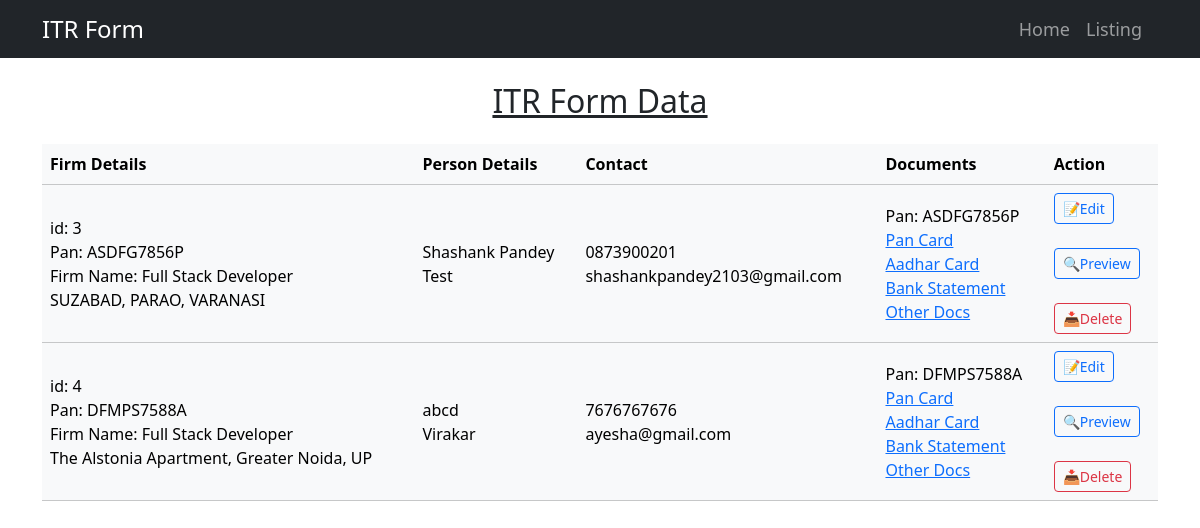
The page /listing.php on the database its author committed.
### tables this page shows
CREATE TABLE `itr_data_tbl` (
  `id` int(11) NOT NULL,
  `user_pan_number` varchar(10) NOT NULL,
  `user_name` varchar(50) NOT NULL,
  `user_phone` varchar(10) NOT NULL,
  `user_email` varchar(50) NOT NULL,
  `user_father_name` varchar(50) NOT NULL,
  `itr_fill_at_paac` varchar(3) NOT NULL,
  `ay_itr_fill` varchar(3) NOT NULL,
  `user_firm_name` varchar(100) NOT NULL,
  `user_firm_address` varchar(200) NOT NULL,
  `user_pan_url` varchar(50) NOT NULL,
  `user_aadhar_f_url` varchar(50) NOT NULL,
  `user_aadhar_b_url` varchar(50) NOT NULL,
  `user_bank_statement_url` varchar(50) NOT NULL,
  `user_other_doc_url` varchar(50) NOT NULL,
  `user_pan_name` varchar(50) NOT NULL,
  `user_aadhar_name` varchar(50) NOT NULL,
  `user_aadhar_b_name` varchar(50) NOT NULL,
  `user_bank_statement_name` varchar(50) NOT NULL,
  `user_other_doc_name` varchar(50) NOT NULL
);

### pdo_connect.php (called while the page is built, shortened)
<?php
require_once("db.config.inc.php");
class pdo_connect
{
    public function getQueryAll($sql, $params = [])
    {
        global $DB_LINK_PDO;
        try {
            $query = $DB_LINK_PDO->prepare($sql);
            $query->execute($params);
            $data = $query->fetchAll(PDO::FETCH_ASSOC);
            return array_values($data);
        } catch (PDOException $e) {
            echo "Database query failed: " . $e->getMessage();
            return false;
        }
    }
}

### listing.php (the view, shortened to what this page needs)
<?php
require_once("pdo_connect.php");
$db = new pdo_connect();
$listingsql = "SELECT * FROM itr_data_tbl";
$result = $db->getQueryAll($listingsql);
?>
<!DOCTYPE html>
<html lang="en">
<head>
    <link href="https://cdn.jsdelivr.net/npm/bootstrap@5.3.3/dist/css/bootstrap.min.css" rel="stylesheet">
</head>
<body>
    <?php include 'navbar.php'; ?>
    <?php if ($result && count($result) > 0): ?>
        <center class='mt-4'>
            <h2><u>ITR Form Data</u></h2>
        </center>
        <div class='container'>
            <table class='table table-light table-hover mt-4 p-3'>
                <tr>
                    <th>Firm Details</th>
                    <th>Person Details</th>
                    <th>Contact</th>
                    <th>Documents</th>
                    <th>Action</th>
                </tr>
                <?php foreach ($result as $row): ?>
                    <tr class='align-middle'>
                        <td>id: <?= $row["id"] ?><br>Pan: <?= $row['user_pan_number'] ?><br>Firm Name: <?= $row['user_firm_name'] ?><br><?= $row['user_firm_address'] ?></td>
                        <td><?= $row["user_name"] ?><br><?= $row['user_father_name'] ?></td>
                        <td><?= $row["user_phone"] ?><br><?= $row['user_email'] ?></td>
                        <td>Pan: <?= $row["user_pan_number"] ?><br>
                            <a target="_blank" href="<?= $row['user_pan_url'] ?>">Pan Card</a><br>
                            <a target="_blank" href="<?= $row['user_aadhar_f_url'] ?>">Aadhar Card</a><br>
                            <a target="_blank" href="<?= $row['user_bank_statement_url'] ?>">Bank Statement</a><br>
                            <a target="_blank" href="<?= $row['user_other_doc_url'] ?>">Other Docs</a>
                        </td>
                        <td>
                            <a href='edit.php?id=<?= $row['id'] ?>' class='btn btn-outline-primary btn-sm'>📝Edit</a><br><br>
                            <a target='_blank' href='preview.php?id=<?= $row['id'] ?>' class='btn btn-outline-primary btn-sm'>🔍Preview</a><br><br>
                            <a href='delete.php?id=<?= $row['id'] ?>' onclick='return confirm("Are you sure you want to delete this user?");' class='btn btn-outline-danger btn-sm'>📥Delete</a>
                        </td>
                    </tr>
                <?php endforeach; ?>
            </table>
        </div>
    <?php else: ?>
        <center>
            <h5>No results found 😒</h5>
        </center>
    <?php endif; ?>
</body>
</html>

### navbar.php (shortened to what this page needs)
<!DOCTYPE html>
<html lang="en">
<head>
    <link rel='href' stylesheet='style.css'>
    <link href="https://cdn.jsdelivr.net/npm/bootstrap@5.3.3/dist/css/bootstrap.min.css" rel="stylesheet">
</head>
<body>
    <nav class="navbar navbar-expand-lg bg-dark" style="margin-top: 0px; padding: 6px" data-bs-theme="dark">
        <div class="container align-middle">
            <a class="navbar-brand" style="font-size: 24px" href="index.php">ITR Form</a>
            <div class="collapse navbar-collapse" style="right: 50px; position: absolute; font-size: 18px" id="navbarTogglerDemo02">
                <ul class="navbar-nav me-0 mb-2 mb-lg-0">
                    <li class="nav-item">
                        <a class="nav-link" id="listingLink" href="index.php">Home</a>
                    </li>
                    <li class="nav-item">
                        <a class="nav-link" id="listingLink" href="listing.php">Listing</a>
                    </li>
                </ul>
            </div>
        </div>
    </nav>
</body>
</html>

### rows shown on the page
itr_data_tbl: id "3", user_pan_number "ASDFG7856P", user_firm_name "Full Stack Developer", user_firm_address "SUZABAD, PARAO, VARANASI", user_name "Shashank Pandey", user_father_name "Test", user_phone "0873900201", user_email "shashankpandey2103@gmail.com"
itr_data_tbl: id "4", user_pan_number "DFMPS7588A", user_firm_name "Full Stack Developer", user_firm_address "The Alstonia Apartment, Greater Noida, UP", user_name "abcd", user_father_name "Virakar", user_phone "7676767676", user_email "ayesha@gmail.com"
